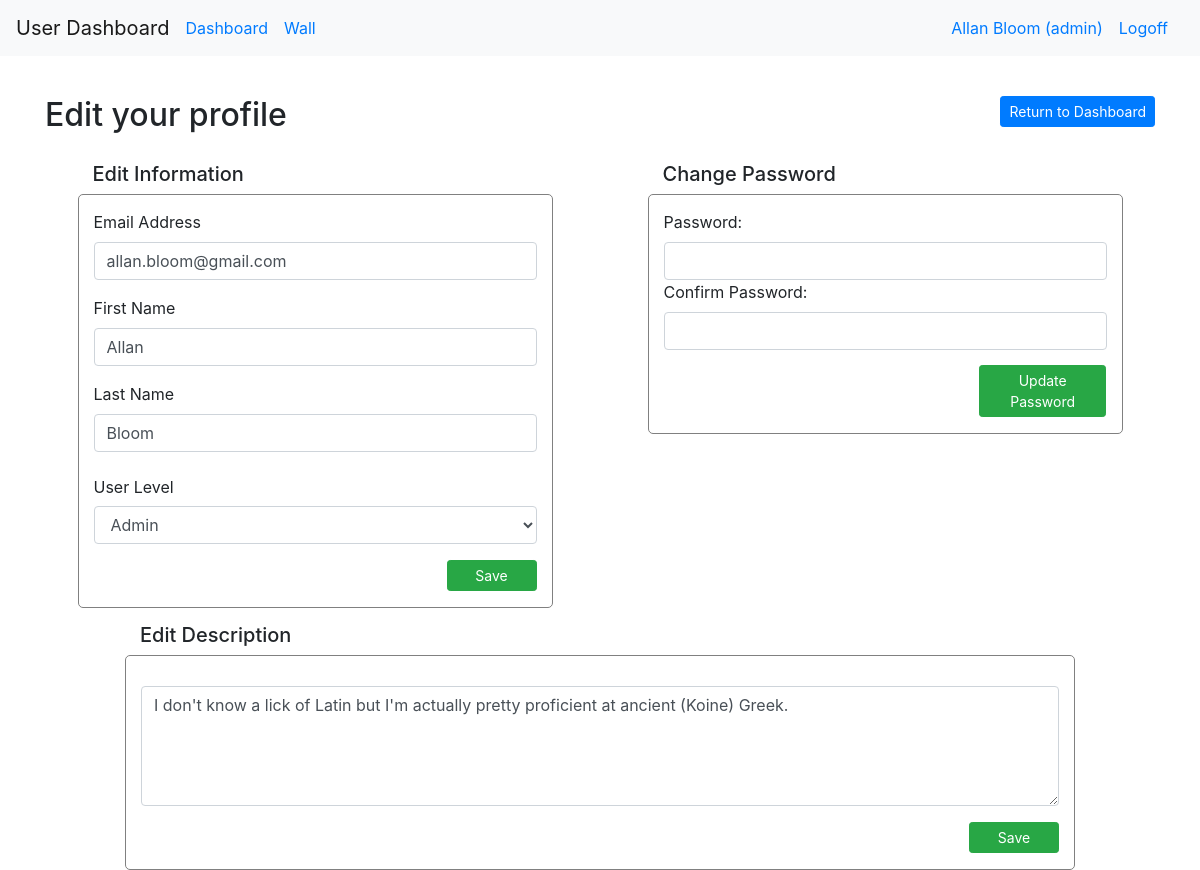
The page /dashboard/profile (signed in) on the database as committed earlier.
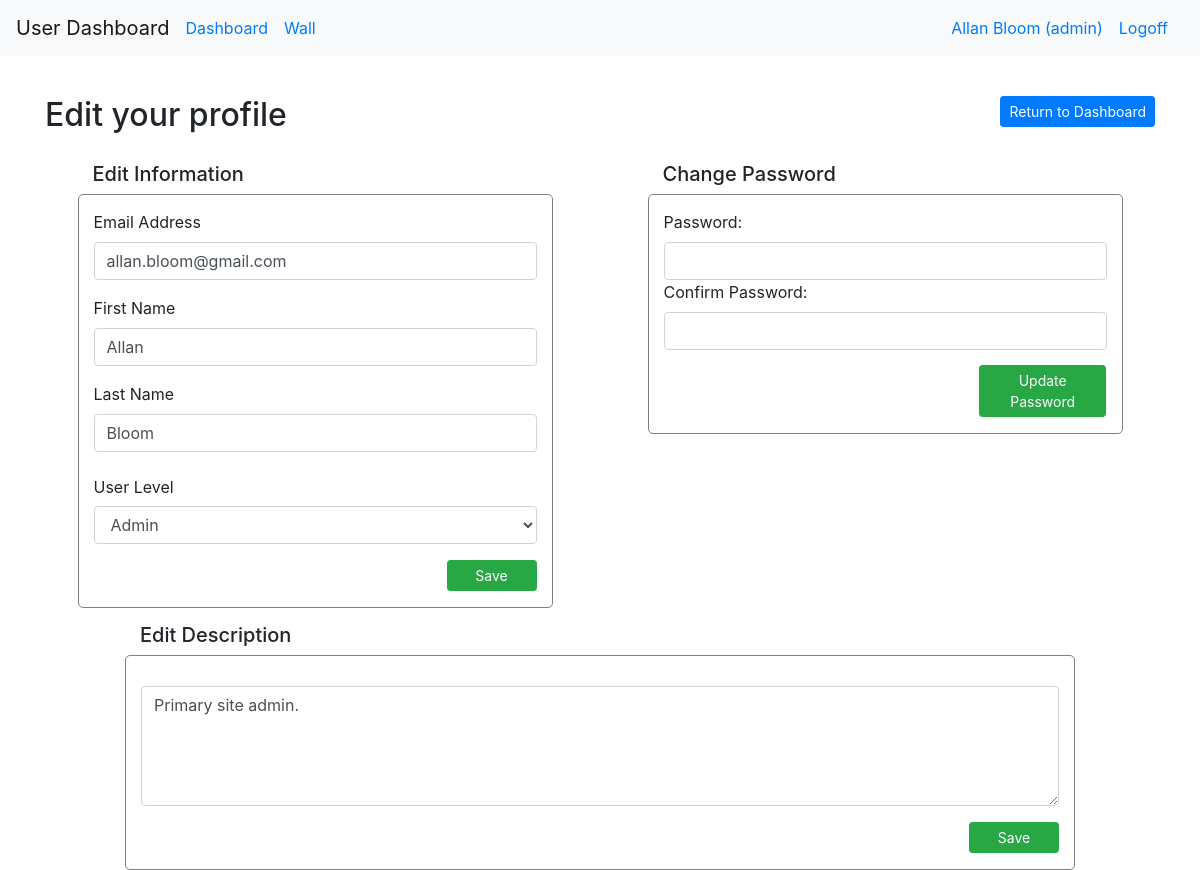
The same page on the database as committed later.
### login_and_registration_app/models.py (models this page shows)
class User(models.Model):
    first_name = models.CharField(max_length=255)
    last_name = models.CharField(max_length=255)
    email = models.CharField(max_length=255)
    level = models.IntegerField(default=1)
    description = models.TextField(null=True)
    password = models.CharField(max_length=45)
    created_at = models.DateTimeField(auto_now_add=True)
    updated_at = models.DateTimeField(auto_now=True)
    objects = UserManager()

### dashboard_app/views.py (the view)
# urls.py: path("/profile", views.load_profile),
def load_profile(request, errors=None):
    user = logged_user(request)
    context = {
        "user": user,
        "profile": user,
        "errors": errors,
    }
    print(errors)
    return render(request, "profile.html", context)

### dashboard_app/views.py (called while the page is built)
def logged_user(request):
    return User.objects.filter(id=request.session["user_id"])[0]

### dashboard_app/templates/profile.html (shortened to what the changed rows need)
<!doctype html>
<html lang="en">
  <head>
    {% load static %}
    <link rel="stylesheet" type="text/css" href="{% static 'bootstrap.css' %}">
  </head>
  <body>
    <nav class="navbar navbar-expand-md navbar-light bg-light">
      <div class="collapse navbar-collapse" id="navbarSupportedContent">
        <a class="navbar-nav mr-sm-0 nav-link" href="/dashboard">Dashboard</a>
        <a class="navbar-nav mr-auto nav-link" href="/message_board/{{user.id}}">Wall</a>
      {% if request.session.user_id == None %}
        <a class="navbar-nav mr-sm-0 nav-link" href="/signin">Signin</a>
      {% else %}
      {% if user.level == 9%}
      <a class="navbar-nav mr-sm-0 nav-link" href="/dashboard/profile">{{user.first_name}} {{user.last_name}} (admin)</a>
      {% else %}
      <a class="navbar-nav mr-sm-0 nav-link" href="/dashboard/profile">{{user.first_name}} {{user.last_name}}</a>
      {% endif %}
      <a class="navbar-nav mr-sm-0 nav-link" href="/logoff">Logoff</a>
      {% endif %}
      </div>
    </nav>
    <div class="container">
      <div class="row top_row">
        <div class="col-6 col-md-8">
      {% if user.level != 9%}
          <h2>Edit Profile</h2>
        </div>
      {% else %}
      {% if profile.id == user.id %}
          <h2>Edit your profile</h2>
      {% else %}
          <h2>Edit user #{{ profile.id }}</h2>
      {% endif %}
        </div>
      {% endif %}
      </div>
      <div class="row">
        <div class="col-6">
          <div class="row">
            <div class="col-10 offset-1 content">
              <form action="/dashboard/update/{{profile.id}}" method="post">
                <div class="form-group">
                  <label>Email Address</label>
                  <input type="text" class="form-control" name="email" value={{profile.email}}>
                </div>
                <div class="form-group">
                  <label>First Name</label>
                  <input type="text" class="form-control" name="first_name" value={{profile.first_name}}>
                </div>
                <div class="form-group">
                  <label>Last Name</label>
                  <input type="text" class="form-control" name="last_name" value={{profile.last_name}}>
                </div>
                {% if user.level == 9 %}
                <div class="form-group row">
                  <label class="col-form-label col-12">User Level</label>
                  <div class="col-12">
                    <select name="user_level" class="form-control">
                      {% if profile.level == 9%}
                        <option>Admin</option>
                      {% else %}
                        <option>Normal</option>
                        <option>Admin</option>
                      {% endif %}
                    </select>
                  </div>
                </div>
                {% endif %}
              </form>
            </div>
          </div>
        </div>
      </div>
      {% if profile.id == user.id %}
      <div class="row bottom_row">
        <div class="col-12">
          <div class="row">
            <div class="col-10 offset-1">
              <h5>Edit Description</h5>
            </div>
          </div>
          <div class="row">
            <div class="col-10 offset-1 content">
              <form action="/dashboard/update/{{profile.id}}" method="post">
                <div class="form-group">
                  <textarea class="form-control" name="description">{{profile.description}}</textarea>
                </div>
                <div class="form-group text-right">
                  <button class="btn btn-success btn-sm">Save</button>
                </div>
              </form>
            </div>
          </div>
        </div>
      </div>
      {% endif %}
    </div>
  </body>
</html>

Rows that differ between the two databases and show on the page:
changed User "Allan": description "I don't know a lick of Latin but I'm actually pretty proficient at ancient (Koine) Greek." → "Primary site admin."
